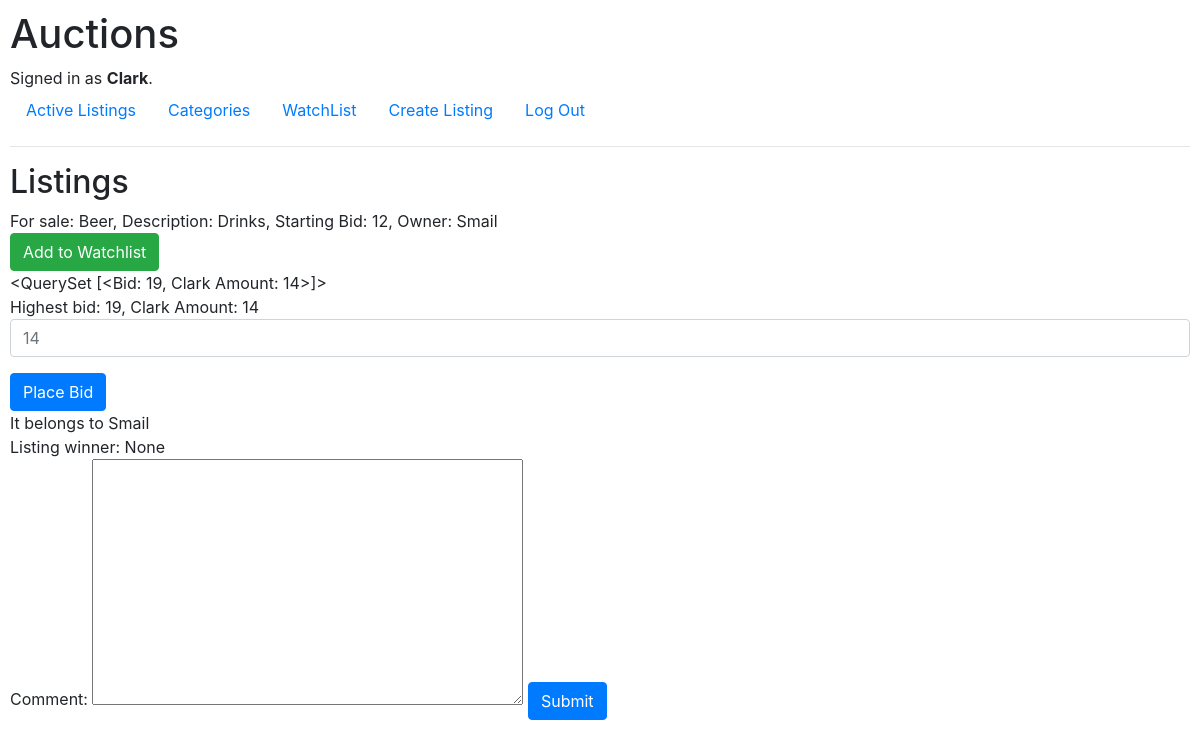
/8/ (signed in), run on an earlier commit of the app's database.
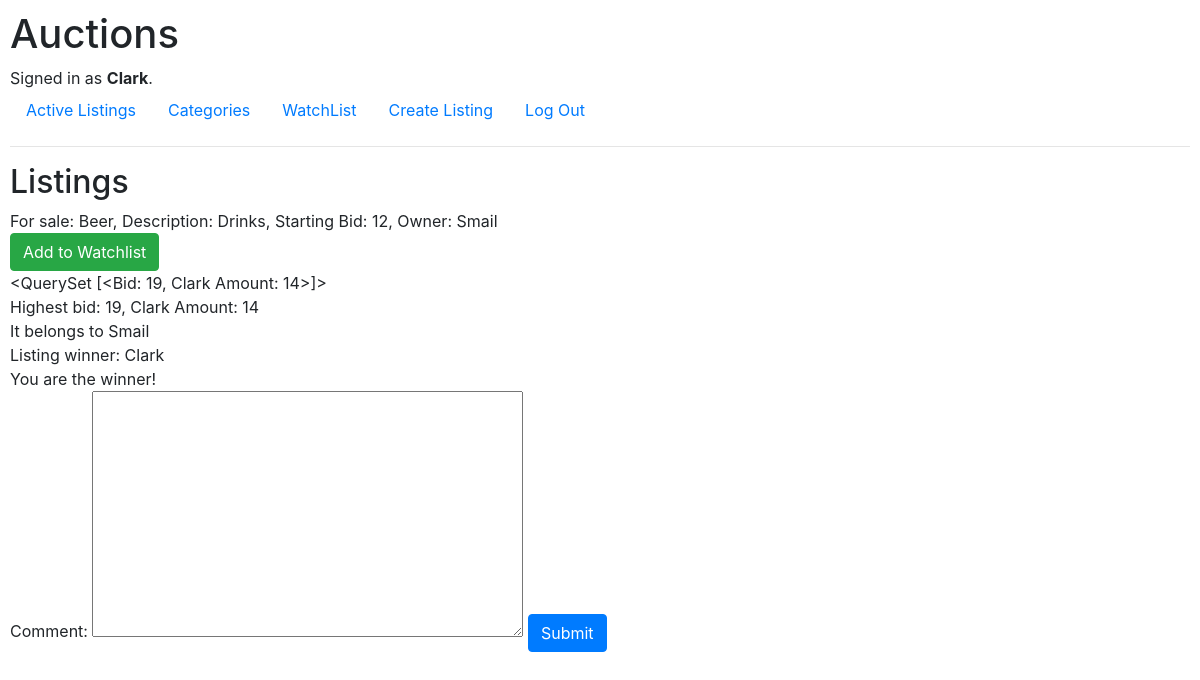
And on a later commit of the database.
### auctions/models.py (models this page shows, shortened)
class Bid(models.Model):
    user = models.ForeignKey(User, on_delete=models.CASCADE, related_name="bidders")
    listing = models.ForeignKey(Listing, on_delete=models.CASCADE, related_name="have_bids")
    amount = models.IntegerField(validators=[MinValueValidator(0)])
    def __str__(self):
        return f"{self.id}, {self.user} Amount: {self.amount}"

class Listing(models.Model):
    title = models.CharField(max_length=64)
    description = models.CharField(max_length=64)
    starting_bid = models.IntegerField(validators=[MinValueValidator(0)])
    image = models.URLField(blank=True)
    category = models.CharField(max_length=64, blank=True)
    closed = models.BooleanField(default=False)
    owner = models.ForeignKey(User, on_delete=models.CASCADE, related_name="sellers")
    winner = models.ForeignKey(User, on_delete=models.CASCADE, related_name="bids_won", null=True, blank=True)

class User(AbstractUser):
    def __str__(self):
        return f"{self.username} "

### auctions/views.py (the view, shortened to what this page needs)
# urls.py: path("<int:listing_id>/", views.listing, name="listing"),
def listing(request, listing_id):
    listing = get_object_or_404(Listing, pk=listing_id)
    try:
        watchlist_item = listing.watchlisted.get(user=request.user.id)
        watchlisted = True
    except ObjectDoesNotExist:
        watchlist_item = None
        watchlisted = False
    bids = Bid.objects.all().filter(listing=listing)
    highest_bid = bids.first()
    for bid in bids:
        if bid.amount > highest_bid.amount and bid.amount > listing.starting_bid:
            highest_bid = get_object_or_404(Bid, pk=bid.id)
    return render(request, "auctions/listing.html", {
        "listing" : listing,
        "watchlisted" : watchlisted,
        "watchlist_item" : watchlist_item,
        "bids" : bids,
        "highest_bid" : highest_bid,
        "comment_form" : NewCommentForm()
    })

### auctions/formhelper.py
class NewCommentForm(ModelForm):
    class Meta:
        model = Comment
        fields = ['content']
        labels = {'content': 'Comment'}

### auctions/templates/auctions/listing.html (shortened to what this page needs)
{% extends "auctions/layout.html" %}
{% block body %}
    <h2>Listings</h2>
        For sale: {{ listing.title }}, Description: {{ listing.description }}, Starting Bid: {{ listing.starting_bid }}, Owner: {{ listing.owner }}
        {% if user.is_authenticated %}
            <form action="{% url 'listing' listing.id %}" method="post">
                {% if watchlisted %}
                    <button class="btn btn-danger" type="submit" name="add_or_remove" value="{{ watchlist_item.id }}">Remove from Watchlist</button>
                {% else %}
                    <button class="btn btn-success" type="submit" name="add_or_remove">Add to Watchlist</button>
                {% endif %}
            </form>
            <div>
                {{ bids }}
                <br>
                Highest bid: {{ highest_bid }}
            </div>
            {% if not listing.closed %}
                <form action="{% url 'listing' listing.id %}" method="post">
                    <div class="form-group">
                        {% if highest_bid == None %}
                            <input autofocus class="form-control" type="number" name="bid" min="{{ listing.starting_bid }}" placeholder="{{ listing.starting_bid }}">
                        {% else %}
                            <input autofocus class="form-control" type="number" name="bid" min="{{ highest_bid.amount }}" placeholder="{{ highest_bid.amount }}">
                        {% endif %}
                    </div>
                    <input class="btn btn-primary" type="submit" value="Place Bid">
                </form>
            {% endif %}
            <div>
                It belongs to {{ listing.owner }}
                <br>
                Listing winner: {{ listing.winner }}
            </div>
            {% if listing.closed and user == listing.winner %}
                <div>
                    You are the winner!
                </div>
            {% endif %}
            <div>
                <form action="{% url 'listing' listing.id %}" method="post">
                    {{ comment_form }}
                    <input class="btn btn-primary" type="submit" value="Submit">
                </form>
            </div>
        {% endif %}
{% endblock %}

What changed in the data, as far as the page shows it:
changed Listing "Beer": winner "None" → "Clark"; closed False → True (drawn)
shown differently, row unchanged: Bid "<QuerySet [<Bid: 19, Clark Amount: 14>]>": bid "14" → (not shown)
Also different on the page:
form field value: "Place Bid" → (not shown)
text now shown: "You are the winner!"
